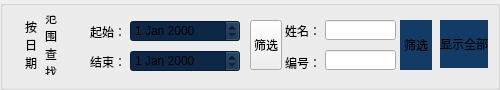
       <widget class="QGroupBox" name="groupBox_13">
        <property name="geometry">
         <rect>
          <x>420</x>
          <y>0</y>
          <width>500</width>
          <height>90</height>
         </rect>
        </property>
        <property name="minimumSize">
         <size>
          <width>0</width>
          <height>90</height>
         </size>
        </property>
        <property name="maximumSize">
         <size>
          <width>16777215</width>
          <height>90</height>
         </size>
        </property>
        <property name="styleSheet">
         <string notr="true">QGroupBox{

	background-image: url(:/IRScan/Bg3);

}</string>
        </property>
        <property name="title">
         <string/>
        </property>
        <widget class="QDateEdit" name="dateEdit_3">
         <property name="geometry">
          <rect>
           <x>130</x>
           <y>20</y>
           <width>110</width>
           <height>22</height>
          </rect>
         </property>
         <property name="styleSheet">
          <string notr="true">background-image: url();
background-color: rgb(12,40,70);
border-image: url(:/IRProc/Pro-Rect1);</string>
         </property>
        </widget>
        <widget class="QLabel" name="label_4">
         <property name="geometry">
          <rect>
           <x>90</x>
           <y>22</y>
           <width>40</width>
           <height>20</height>
          </rect>
         </property>
         <property name="styleSheet">
          <string notr="true"/>
         </property>
         <property name="text">
          <string>起始：</string>
         </property>
        </widget>
        <widget class="QLabel" name="label_5">
         <property name="geometry">
          <rect>
           <x>90</x>
           <y>52</y>
           <width>40</width>
           <height>20</height>
          </rect>
         </property>
         <property name="styleSheet">
          <string notr="true"/>
         </property>
         <property name="text">
          <string>结束：</string>
         </property>
        </widget>
        <widget class="QDateEdit" name="dateEdit_4">
         <property name="geometry">
          <rect>
           <x>130</x>
           <y>50</y>
           <width>110</width>
           <height>22</height>
          </rect>
         </property>
         <property name="styleSheet">
          <string notr="true">background-image: url();
background-color: rgb(12,40,70);
border-image: url(:/IRProc/Pro-Rect1);</string>
         </property>
        </widget>
        <widget class="QToolButton" name="toolButton_38">
         <property name="geometry">
          <rect>
           <x>250</x>
           <y>20</y>
           <width>32</width>
           <height>50</height>
          </rect>
         </property>
         <property name="minimumSize">
          <size>
           <width>32</width>
           <height>50</height>
          </size>
         </property>
         <property name="maximumSize">
          <size>
           <width>50</width>
           <height>166667</height>
          </size>
         </property>
         <property name="styleSheet">
          <string notr="true"/>
         </property>
         <property name="text">
          <string>筛选</string>
         </property>
         <property name="icon">
          <iconset resource="../../IRProc/IRProc/IRProc.qrc">
           <normaloff>:/IRProc/Data-Filter</normaloff>:/IRProc/Data-Filter</iconset>
         </property>
         <property name="iconSize">
          <size>
           <width>24</width>
           <height>24</height>
          </size>
         </property>
         <property name="toolButtonStyle">
          <enum>Qt::ToolButtonTextUnderIcon</enum>
         </property>
        </widget>
        <widget class="QLabel" name="label_31">
         <property name="geometry">
          <rect>
           <x>25</x>
           <y>15</y>
           <width>16</width>
           <height>60</height>
          </rect>
         </property>
         <property name="styleSheet">
          <string notr="true"/>
         </property>
         <property name="text">
          <string>按
日
期</string>
         </property>
        </widget>
        <widget class="QLabel" name="label_32">
         <property name="geometry">
          <rect>
           <x>45</x>
           <y>15</y>
           <width>16</width>
           <height>60</height>
          </rect>
         </property>
         <property name="styleSheet">
          <string notr="true"/>
         </property>
         <property name="text">
          <string>范
围
查
找</string>
         </property>
        </widget>
        <widget class="QToolButton" name="toolButton_49">
         <property name="geometry">
          <rect>
           <x>400</x>
           <y>20</y>
           <width>32</width>
           <height>50</height>
          </rect>
         </property>
         <property name="minimumSize">
          <size>
           <width>32</width>
           <height>50</height>
          </size>
         </property>
         <property name="maximumSize">
          <size>
           <width>32</width>
           <height>50</height>
          </size>
         </property>
         <property name="styleSheet">
          <string notr="true">background-color: rgb(18, 59, 101);
border:0px solid;</string>
         </property>
         <property name="text">
          <string>筛选</string>
         </property>
         <property name="icon">
          <iconset resource="IRScan.qrc">
           <normaloff>:/IRScan/Scan-Filter</normaloff>:/IRScan/Scan-Filter</iconset>
         </property>
         <property name="iconSize">
          <size>
           <width>24</width>
           <height>24</height>
          </size>
         </property>
         <property name="toolButtonStyle">
          <enum>Qt::ToolButtonTextUnderIcon</enum>
         </property>
        </widget>
        <widget class="QLabel" name="label_19">
         <property name="geometry">
          <rect>
           <x>285</x>
           <y>55</y>
           <width>35</width>
           <height>16</height>
          </rect>
         </property>
         <property name="text">
          <string>编号：</string>
         </property>
        </widget>
        <widget class="QToolButton" name="toolButton_50">
         <property name="geometry">
          <rect>
           <x>440</x>
           <y>20</y>
           <width>48</width>
           <height>48</height>
          </rect>
         </property>
         <property name="minimumSize">
          <size>
           <width>48</width>
           <height>48</height>
          </size>
         </property>
         <property name="maximumSize">
          <size>
           <width>48</width>
           <height>48</height>
          </size>
         </property>
         <property name="styleSheet">
          <string notr="true">background-color: rgb(18, 59, 101);
border:0px solid;</string>
         </property>
         <property name="text">
          <string>显示全部</string>
         </property>
         <property name="icon">
          <iconset resource="IRScan.qrc">
           <normaloff>:/IRScan/Show-All</normaloff>:/IRScan/Show-All</iconset>
         </property>
         <property name="iconSize">
          <size>
           <width>48</width>
           <height>48</height>
          </size>
         </property>
         <property name="toolButtonStyle">
          <enum>Qt::ToolButtonTextUnderIcon</enum>
         </property>
        </widget>
        <widget class="QLineEdit" name="lineEdit_9">
         <property name="geometry">
          <rect>
           <x>325</x>
           <y>20</y>
           <width>71</width>
           <height>20</height>
          </rect>
         </property>
        </widget>
        <widget class="QLabel" name="label_18">
         <property name="geometry">
          <rect>
           <x>285</x>
           <y>25</y>
           <width>35</width>
           <height>12</height>
          </rect>
         </property>
         <property name="text">
          <string>姓名：</string>
         </property>
        </widget>
        <widget class="QLineEdit" name="lineEdit_10">
         <property name="geometry">
          <rect>
           <x>325</x>
           <y>50</y>
           <width>71</width>
           <height>20</height>
          </rect>
         </property>
        </widget>
       </widget>
